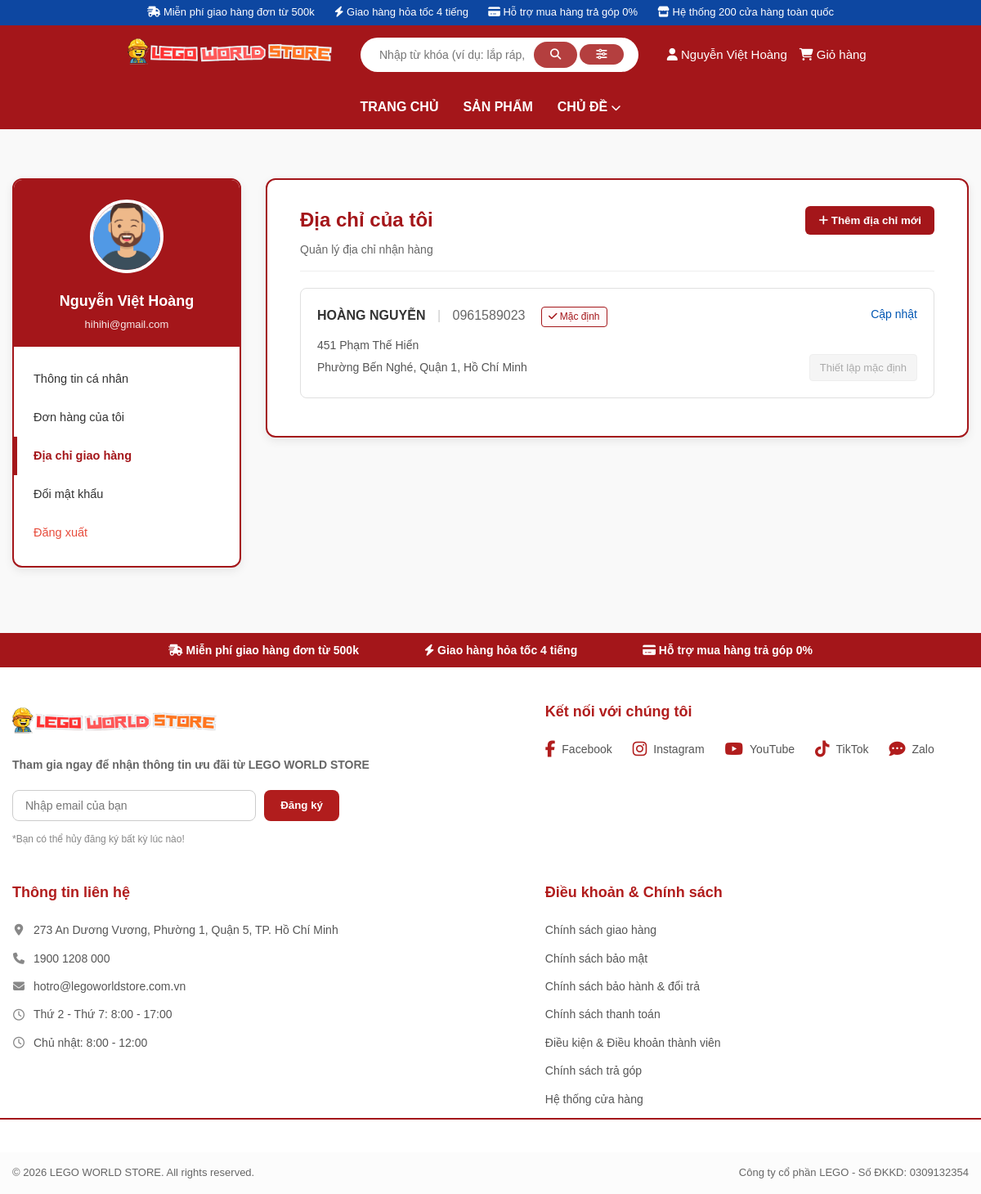
Page /profile/addresses (signed in) on the committed database.
### tables this page shows
CREATE TABLE `shop_settings` (
  `id` int(11) NOT NULL DEFAULT 1,
  `shop_name` varchar(255) DEFAULT 'LEGO WORLD STORE',
  `company_name` varchar(255) DEFAULT 'Công ty cổ phần LEGO',
  `business_license` varchar(255) DEFAULT '0309132354',
  `logo_url` varchar(255) DEFAULT 'logo.png',
  `phone` varchar(50) DEFAULT '1900 1208',
  `email` varchar(100) DEFAULT 'hotro@legoworldstore.com.vn',
  `address` varchar(255) DEFAULT '273 An Dương Vương, Phường 1, Quận 5, TP. Hồ Chí Minh',
  `working_hours_1` varchar(255) DEFAULT 'Thứ 2 - Thứ 7: 8:00 - 17:00',
  `working_hours_2` varchar(255) DEFAULT 'Chủ nhật: 8:00 - 12:00',
  `policy_1` varchar(255) DEFAULT 'Miễn phí giao hàng đơn từ 500k',
  `policy_2` varchar(255) DEFAULT 'Giao hàng hỏa tốc 4 tiếng',
  `policy_3` varchar(255) DEFAULT 'Chương trình thành viên',
  `policy_4` varchar(255) DEFAULT 'Mua hàng trả góp',
  `policy_5` varchar(255) DEFAULT 'Hệ thống 200 cửa hàng',
  `facebook_url` varchar(255) DEFAULT '#',
  `instagram_url` varchar(255) DEFAULT '#',
  `youtube_url` varchar(255) DEFAULT '#',
  `tiktok_url` varchar(255) DEFAULT '#',
  `zalo_url` varchar(255) DEFAULT '#',
  `updated_at` datetime DEFAULT current_timestamp() ON UPDATE current_timestamp()
);

CREATE TABLE `user_addresses` (
  `id` int(11) NOT NULL,
  `user_id` int(11) NOT NULL,
  `receiver_name` varchar(100) NOT NULL,
  `receiver_phone` varchar(20) NOT NULL,
  `street` varchar(255) NOT NULL,
  `ward` varchar(100) NOT NULL,
  `district` varchar(100) NOT NULL,
  `city` varchar(100) NOT NULL,
  `is_default` tinyint(4) DEFAULT 0
);

### app/views/user/profile/addresses.php (the view, shortened to what the rows shown need)
<div class="main-content" style="width: 100%; max-width: 1200px; margin: 30px auto; background-color: #f9f9f9;">
    <div class="profile-container">
        <?php require __DIR__ . '/../../components/profile_sidebar.php'; ?>
        <section class="profile-main">
            <div class="profile-form-box">
                <div class="address-header">
                    <h2 class="section-title" style="margin: 0;">Địa chỉ của tôi</h2>
                </div>
                <div class="address-list">
                    <?php if (empty($addresses)): ?>
                        <div style="text-align: center; padding: 40px; color: #888;">
                            <i class="fa-regular fa-map" style="font-size: 40px; margin-bottom: 10px;"></i>
                            <p>Bạn chưa có địa chỉ nào. Hãy thêm địa chỉ mới nhé!</p>
                        </div>
                    <?php else: ?>
                        <?php foreach($addresses as $addr): ?>
                            <div class="address-card">
                                <div class="address-top">
                                    <div class="address-info">
                                        <span class="addr-name"><?= htmlspecialchars($addr['receiver_name']) ?></span>
                                        <span class="addr-divider">|</span>
                                        <span class="addr-phone"><?= htmlspecialchars($addr['receiver_phone']) ?></span>
                                        <?php if($addr['is_default'] == 1): ?>
                                            <span class="addr-badge"><i class="fa-solid fa-check"></i> Mặc định</span>
                                        <?php endif; ?>
                                    </div>
                                    <div class="address-actions">
                                        <a href="#" class="text-blue btn-edit-address"
                                           data-id="<?= $addr['id'] ?>"
                                           data-name="<?= htmlspecialchars($addr['receiver_name']) ?>"
                                           data-phone="<?= htmlspecialchars($addr['receiver_phone']) ?>"
                                           data-city="<?= htmlspecialchars($addr['city']) ?>"
                                           data-district="<?= htmlspecialchars($addr['district']) ?>"
                                           data-ward="<?= htmlspecialchars($addr['ward']) ?>"
                                           data-street="<?= htmlspecialchars($addr['street']) ?>"
                                           data-default="<?= $addr['is_default'] ?>">Cập nhật</a>
                                    </div>
                                </div>
                                <div class="address-bottom">
                                    <div class="address-detail">
                                        <p><?= htmlspecialchars($addr['street']) ?></p>
                                        <p><?= htmlspecialchars($addr['ward']) ?>, <?= htmlspecialchars($addr['district']) ?>, <?= htmlspecialchars($addr['city']) ?></p>
                                    </div>
                                    <div class="address-set-default">
                                        <form action="/lego_shop_php/profile/setDefaultAddress" method="POST" style="margin: 0;">
                                            <button type="submit" class="btn-set-default <?= $addr['is_default'] == 1 ? 'disabled' : '' ?>" <?= $addr['is_default'] == 1 ? 'disabled' : '' ?>>
                                                Thiết lập mặc định
                                            </button>
                                        </form>
                                    </div>
                                </div>
                            </div>
                        <?php endforeach; ?>
                    <?php endif; ?>
                </div>
            </div>
        </section>
    </div>
</div>

### app/views/components/header.php (shortened to what the rows shown need)
<?php
    require_once __DIR__ . '/../../models/SettingModel.php';
    $settingModel = new SettingModel();
    $settings = $settingModel->getSettings();
    $shop_name = $settings['shop_name'] ?? 'LEGO World Store';
    $logo_url  = $settings['logo_url'] ?? 'logo.png';
    $policy_1 = $settings['policy_1'] ?? 'Miễn phí giao hàng đơn từ 500k';
    $policy_2 = $settings['policy_2'] ?? 'Giao hàng hỏa tốc 4 tiếng';
    $policy_4 = $settings['policy_4'] ?? 'Mua hàng trả góp';
    $policy_5 = $settings['policy_5'] ?? 'Hệ thống 200 cửa hàng';
?>
<!DOCTYPE html>
<html lang="vi">
<head>
    <link rel="stylesheet" href="https://cdnjs.cloudflare.com/ajax/libs/font-awesome/6.6.0/css/all.min.css" />
    <link rel="stylesheet" href="/lego_shop_php/public/assets/css/global.css">
    <link rel="stylesheet" href="/lego_shop_php/public/assets/css/components/header.css">
    <link rel="stylesheet" href="/lego_shop_php/public/assets/css/components/footer.css">
    <link rel="stylesheet" href="/lego_shop_php/public/assets/css/components/productCard.css">
</head>
<body>
  <header>
    <div class="top-bar">
      <?php if(!empty($policy_1)): ?><span><i class="fa-solid fa-truck-fast"></i> <?= htmlspecialchars($policy_1) ?></span><?php endif; ?>
      <?php if(!empty($policy_2)): ?><span><i class="fa-solid fa-bolt"></i> <?= htmlspecialchars($policy_2) ?></span><?php endif; ?>
      <?php if(!empty($policy_4)): ?><span><i class="fa-solid fa-credit-card"></i> <?= htmlspecialchars($policy_4) ?></span><?php endif; ?>
      <?php if(!empty($policy_5)): ?><span><i class="fa-solid fa-store"></i> <?= htmlspecialchars($policy_5) ?></span><?php endif; ?>
    </div>
    <div class="main-header">
      <div class="logo">
        <a href="/lego_shop_php/home">
          <img src="/lego_shop_php/public/assets/images/<?= htmlspecialchars($logo_url) ?>" alt="<?= htmlspecialchars($shop_name) ?>" />
        </a>
      </div>
      <div class="search-bar" style="position: relative; display: flex; align-items: center;">
        <form action="/lego_shop_php/product/search" method="GET" style="display: flex; flex: 1;">
            <input class="search-input" name="keyword" type="text" id="liveSearchInput" autocomplete="off" placeholder="Nhập từ khóa (ví dụ: lắp ráp, mô hình...)">
            <button type="submit" class="normal-btn"><i class="fa-solid fa-magnifying-glass"></i></button>
        </form>
        <button type="button" class="advanced-search-trigger" id="openAdvancedSearch" title="Tìm kiếm nâng cao">
          <i class="fa-solid fa-sliders"></i>
        </button>
      </div>
      <div class="user-options">
        <?php if(isset($_SESSION['user_fullname'])): ?>
            <div class="user-dropdown-wrapper" style="position: relative; display: inline-block;">
                <a href="/lego_shop_php/profile" id="account-link">
                    <i class="fa-solid fa-user"></i> <span id="name"><?= htmlspecialchars($_SESSION['user_fullname']) ?></span>
                </a>
            </div>
            <a href="/lego_shop_php/cart" id="cart-link">
              <i class="fa-solid fa-cart-shopping"></i> Giỏ hàng
            </a>
        <?php endif; ?>
      </div>
    </div>
    <nav class="nav-bar">
      <ul class="header-menu-ul" style="display: flex; gap: 30px; justify-content: center; padding: 15px 0; background-color: #a4161a; margin: 0;">
        <li><a href="/lego_shop_php/home" style="color: white; font-weight: 700;">TRANG CHỦ</a></li>
        <li><a href="/lego_shop_php/product" style="color: white; font-weight: 700;">SẢN PHẨM</a></li>
        <?php if(!empty($header_categories)): ?>
            <li style="position: relative;" class="dropdown-chu-de">
                <a href="#" style="color: white; font-weight: 700;">CHỦ ĐỀ <i class="fa-solid fa-chevron-down" style="font-size: 12px;"></i></a>
            </li>
        <?php endif; ?>
      </ul>
    </nav>
</header>

### app/views/components/footer.php (shortened to what the rows shown need)
<?php
    require_once __DIR__ . '/../../models/SettingModel.php';
    $settingModel = new SettingModel();
    $settings = $settingModel->getSettings();
    $shop_name = $settings['shop_name'] ?? 'LEGO World Store';
    $logo_url  = $settings['logo_url'] ?? 'logo.png';
    $phone     = $settings['phone'] ?? '1900 1208';
    $email     = $settings['email'] ?? 'hotro@legoworldstore.com.vn';
    $address   = $settings['address'] ?? '273 An Dương Vương, Phường 1, Quận 5, TP. Hồ Chí Minh';
    $working_hours_1 = $settings['working_hours_1'] ?? 'Thứ 2 - Thứ 7: 8:00 - 17:00';
    $working_hours_2 = $settings['working_hours_2'] ?? 'Chủ nhật: 8:00 - 12:00';
    $policy_1 = $settings['policy_1'] ?? 'Miễn phí giao hàng đơn từ 500k';
    $policy_2 = $settings['policy_2'] ?? 'Giao hàng hỏa tốc 4 tiếng';
    $policy_4 = $settings['policy_4'] ?? 'Mua hàng trả góp';
    $company_name = $settings['company_name'] ?? 'Công ty cổ phần LEGO';
    $business_license = $settings['business_license'] ?? '0309132354';
    $fb = $settings['facebook_url'] ?? '#';
    $ig = $settings['instagram_url'] ?? '#';
    $yt = $settings['youtube_url'] ?? '#';
    $tk = $settings['tiktok_url'] ?? '#';
    $zl = $settings['zalo_url'] ?? '#';
?>
</div> <footer class="main-footer">
    <div class="footer-top">
        <div class="container" style="display: flex; justify-content: space-between; flex-wrap: wrap;">
            <?php if(!empty($policy_1)): ?><span><i class="fa-solid fa-truck-fast"></i> <?= htmlspecialchars($policy_1) ?></span><?php endif; ?>
            <?php if(!empty($policy_2)): ?><span><i class="fa-solid fa-bolt"></i> <?= htmlspecialchars($policy_2) ?></span><?php endif; ?>
            <?php if(!empty($policy_4)): ?><span><i class="fa-solid fa-credit-card"></i> <?= htmlspecialchars($policy_4) ?></span><?php endif; ?>        </div>
    </div>
    <div class="footer-body">
        <div class="footer-subscribe">
            <div class="logo">
                <a href="/lego_shop_php/home">
                    <img src="/lego_shop_php/public/assets/images/<?= htmlspecialchars($logo_url) ?>" alt="<?= htmlspecialchars($shop_name) ?>" />
                </a>
            </div>
            <div class="subscribe-box">
                <h4>
                    <p class="subscribe-title"><strong>Tham gia ngay</strong> để nhận thông tin ưu đãi từ <?= htmlspecialchars(strtoupper($shop_name)) ?></p>
                </h4>
                <form>
                    <input type="email" placeholder="Nhập email của bạn" required />
                    <button type="submit">Đăng ký</button>
                </form>
                <small class="subscribe-note">*Bạn có thể hủy đăng ký bất kỳ lúc nào!</small>
            </div>
        </div>
        <div class="footer-social">
            <h4>Kết nối với chúng tôi</h4>
            <div class="social-links">
                <a href="<?= htmlspecialchars($fb) ?>" target="_blank"><i class="fa-brands fa-facebook-f"></i> Facebook</a>
                <a href="<?= htmlspecialchars($ig) ?>" target="_blank"><i class="fa-brands fa-instagram"></i> Instagram</a>
                <a href="<?= htmlspecialchars($yt) ?>" target="_blank"><i class="fa-brands fa-youtube"></i> YouTube</a>
                <a href="<?= htmlspecialchars($tk) ?>" target="_blank"><i class="fa-brands fa-tiktok"></i> TikTok</a>
                <a href="<?= htmlspecialchars($zl) ?>" target="_blank"><i class="fa-solid fa-comment-dots"></i> Zalo</a>
            </div>
        </div>
        <div class="footer-contact">
            <h4>Thông tin liên hệ</h4>
            <p><i class="fa-solid fa-location-dot"></i> <?= htmlspecialchars($address) ?></p>
            <p><i class="fa-solid fa-phone"></i> <?= htmlspecialchars($phone) ?></p>
            <p><i class="fa-solid fa-envelope"></i> <?= htmlspecialchars($email) ?></p>
            <p><i class="fa-regular fa-clock"></i> <?= htmlspecialchars($working_hours_1) ?></p>
            <?php if(!empty($working_hours_2)): ?>
                <p><i class="fa-regular fa-clock"></i> <?= htmlspecialchars($working_hours_2) ?></p>
            <?php endif; ?>
        </div>
        <div class="footer-grid">
            <div class="footer-links">
                <h4>Điều khoản & Chính sách</h4>
                <ul>
                    <li><a href="#">Chính sách giao hàng</a></li>
                    <li><a href="#">Chính sách bảo mật</a></li>
                    <li><a href="#">Chính sách bảo hành & đổi trả</a></li>
                    <li><a href="#">Chính sách thanh toán</a></li>
                    <li><a href="#">Điều kiện & Điều khoản thành viên</a></li>
                    <li><a href="#">Chính sách trả góp</a></li>
                    <li><a href="#">Hệ thống cửa hàng</a></li>
                </ul>
            </div>
        </div>
    </div>
    <div class="footer-bottom">
        <div class="container">
            <p>&copy; <?= date('Y') ?> <?= htmlspecialchars($shop_name) ?>. All rights reserved.</p>
            <p><?= htmlspecialchars($company_name) ?> - Số ĐKKD: <?= htmlspecialchars($business_license) ?></p>
        </div>
    </div>
</footer>
</body>
</html>

### rows in the picture
shop_settings: policy_1 "Miễn phí giao hàng đơn từ 500k", policy_2 "Giao hàng hỏa tốc 4 tiếng", policy_4 "Hỗ trợ mua hàng trả góp 0%", policy_5 "Hệ thống 200 cửa hàng toàn quốc", logo_url (picture), shop_name "LEGO WORLD STORE", address "273 An Dương Vương, Phường 1, Quận 5, TP. Hồ Chí Minh", phone "1900 1208 000", email "hotro@legoworldstore.com.vn", working_hours_1 "Thứ 2 - Thứ 7: 8:00 - 17:00", working_hours_2 "Chủ nhật: 8:00 - 12:00", company_name "Công ty cổ phần LEGO", business_license "0309132354"
user_addresses: receiver_name "HOÀNG NGUYỄN", receiver_phone "0961589023", is_default 1 (drawn), street "451 Phạm Thế Hiển", ward "Phường Bến Nghé", district "Quận 1", city "Hồ Chí Minh"

### other values in the picture
$_SESSION['user_fullname'] "Nguyễn Việt Hoàng"
